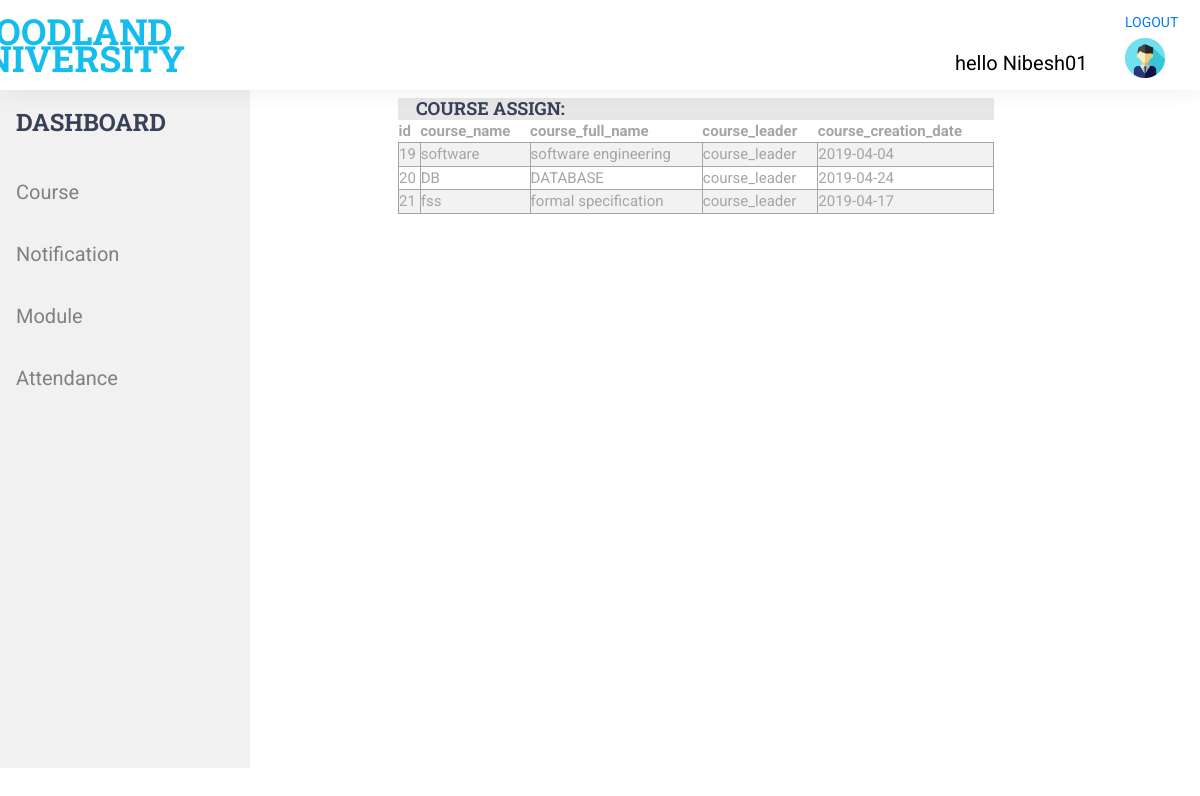
The app's page /course_leader/view_course.php (signed in) with its own data.
### tables this page shows
CREATE TABLE `course` (
  `id` int(11) NOT NULL,
  `course_name` varchar(255) NOT NULL,
  `course_full_name` varchar(255) NOT NULL,
  `course_leader_name` varchar(255) NOT NULL,
  `course_creation_date` date NOT NULL
);

### course_leader/course_table_generator.php (the view, shortened to what this page needs)
<?php
class TableGenerator{
	public $headings;
	public $rows= [];
	public function setHeadings($heading){
		$this->headings = $heading;
	}
	public function addRow($row){
		$this->rows[] = $row;
	}
	public function getHTML(){
		$html ='<table style="overflow-x:auto;">';
		$html .='<tr>';
		foreach($this->headings as $heading){
			$html .='<th>'.$heading.'</th> ';
		}
		$html .= '</tr>';
		foreach($this->rows as $row){
			$html  .= '<tr>';
			foreach($row as $key => $cell){
				if(!is_numeric($key))
					$html .= '<td>'.$cell.'</td>';
			}
			$html .='</tr>';
		}
		$html .='</table>';
		return $html;
	}
}
?>

### styles/main_styles.css (style rules this page uses)
* { margin: 0; padding: 0; -webkit-font-smoothing: antialiased; -webkit-text-shadow: rgba(0,0,0,.01) 0 0 1px; text-shadow: rgba(0,0,0,.01) 0 0 1px; }
body { font-family: 'Roboto', sans-serif; font-size: 14px; font-weight: 400; background: #FFFFFF; color: #a5a5a5; }

### styles/style.css (style rules this page uses)
body { width: 100%; height: 100%; }

### course_leader/course_table_generator.php (style rules this page uses)
table { width: 100%; }
table tr { font-size: 15px; padding: 2px; }
table td { overflow: auto; border:1px solid; }
tr:nth-child(even) { background-color: #f2f2f2 }

### records on screen
course: id "19", course_name "software", course_full_name "software engineering", course_leader_name "course_leader", course_creation_date "2019-04-04"
course: id "20", course_name "DB", course_full_name "DATABASE", course_leader_name "course_leader", course_creation_date "2019-04-24"
course: id "21", course_name "fss", course_full_name "formal specification", course_leader_name "course_leader", course_creation_date "2019-04-17"

### other values on screen
$_SESSION['sess_login'] "Nibesh01"
$heading "id"
$heading "course_name"
$heading "course_full_name"
$heading "course_leader"
$heading "course_creation_date"
